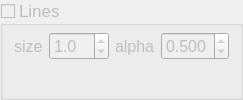
             <widget class="QGroupBox" name="groupbox_plot_lines">
              <property name="enabled">
               <bool>false</bool>
              </property>
              <property name="font">
               <font>
                <pointsize>13</pointsize>
               </font>
              </property>
              <property name="title">
               <string>Lines</string>
              </property>
              <property name="flat">
               <bool>false</bool>
              </property>
              <property name="checkable">
               <bool>true</bool>
              </property>
              <property name="checked">
               <bool>false</bool>
              </property>
              <layout class="QVBoxLayout" name="verticalLayout">
               <property name="topMargin">
                <number>6</number>
               </property>
               <property name="bottomMargin">
                <number>6</number>
               </property>
               <item>
                <layout class="QHBoxLayout" name="horizontalLayout_6">
                 <item>
                  <layout class="QFormLayout" name="formLayout_23">
                   <property name="sizeConstraint">
                    <enum>QLayout::SetDefaultConstraint</enum>
                   </property>
                   <property name="fieldGrowthPolicy">
                    <enum>QFormLayout::ExpandingFieldsGrow</enum>
                   </property>
                   <property name="labelAlignment">
                    <set>Qt::AlignLeading|Qt::AlignLeft|Qt::AlignVCenter</set>
                   </property>
                   <property name="formAlignment">
                    <set>Qt::AlignLeading|Qt::AlignLeft|Qt::AlignTop</set>
                   </property>
                   <property name="verticalSpacing">
                    <number>0</number>
                   </property>
                   <item row="1" column="0">
                    <widget class="QLabel" name="label_67">
                     <property name="font">
                      <font>
                       <pointsize>12</pointsize>
                      </font>
                     </property>
                     <property name="text">
                      <string>size</string>
                     </property>
                     <property name="textFormat">
                      <enum>Qt::AutoText</enum>
                     </property>
                    </widget>
                   </item>
                   <item row="1" column="1">
                    <widget class="QDoubleSpinBox" name="spinbox_plot_szLine">
                     <property name="sizePolicy">
                      <sizepolicy hsizetype="MinimumExpanding" vsizetype="Fixed">
                       <horstretch>0</horstretch>
                       <verstretch>0</verstretch>
                      </sizepolicy>
                     </property>
                     <property name="minimumSize">
                      <size>
                       <width>0</width>
                       <height>0</height>
                      </size>
                     </property>
                     <property name="font">
                      <font>
                       <pointsize>12</pointsize>
                      </font>
                     </property>
                     <property name="decimals">
                      <number>1</number>
                     </property>
                     <property name="minimum">
                      <double>0.100000000000000</double>
                     </property>
                     <property name="maximum">
                      <double>99.000000000000000</double>
                     </property>
                     <property name="singleStep">
                      <double>0.100000000000000</double>
                     </property>
                     <property name="value">
                      <double>1.000000000000000</double>
                     </property>
                    </widget>
                   </item>
                  </layout>
                 </item>
                 <item>
                  <layout class="QFormLayout" name="formLayout_24">
                   <property name="sizeConstraint">
                    <enum>QLayout::SetDefaultConstraint</enum>
                   </property>
                   <property name="fieldGrowthPolicy">
                    <enum>QFormLayout::ExpandingFieldsGrow</enum>
                   </property>
                   <property name="labelAlignment">
                    <set>Qt::AlignLeading|Qt::AlignLeft|Qt::AlignVCenter</set>
                   </property>
                   <property name="formAlignment">
                    <set>Qt::AlignLeading|Qt::AlignLeft|Qt::AlignTop</set>
                   </property>
                   <property name="verticalSpacing">
                    <number>0</number>
                   </property>
                   <item row="1" column="0">
                    <widget class="QLabel" name="label_68">
                     <property name="font">
                      <font>
                       <pointsize>12</pointsize>
                      </font>
                     </property>
                     <property name="text">
                      <string>alpha</string>
                     </property>
                     <property name="textFormat">
                      <enum>Qt::AutoText</enum>
                     </property>
                    </widget>
                   </item>
                   <item row="1" column="1">
                    <widget class="QDoubleSpinBox" name="spinbox_plot_transpLine">
                     <property name="sizePolicy">
                      <sizepolicy hsizetype="MinimumExpanding" vsizetype="Fixed">
                       <horstretch>0</horstretch>
                       <verstretch>0</verstretch>
                      </sizepolicy>
                     </property>
                     <property name="minimumSize">
                      <size>
                       <width>0</width>
                       <height>0</height>
                      </size>
                     </property>
                     <property name="font">
                      <font>
                       <pointsize>12</pointsize>
                      </font>
                     </property>
                     <property name="decimals">
                      <number>3</number>
                     </property>
                     <property name="minimum">
                      <double>0.001000000000000</double>
                     </property>
                     <property name="maximum">
                      <double>1.000000000000000</double>
                     </property>
                     <property name="singleStep">
                      <double>0.050000000000000</double>
                     </property>
                     <property name="value">
                      <double>0.500000000000000</double>
                     </property>
                    </widget>
                   </item>
                  </layout>
                 </item>
                </layout>
               </item>
              </layout>
             </widget>
